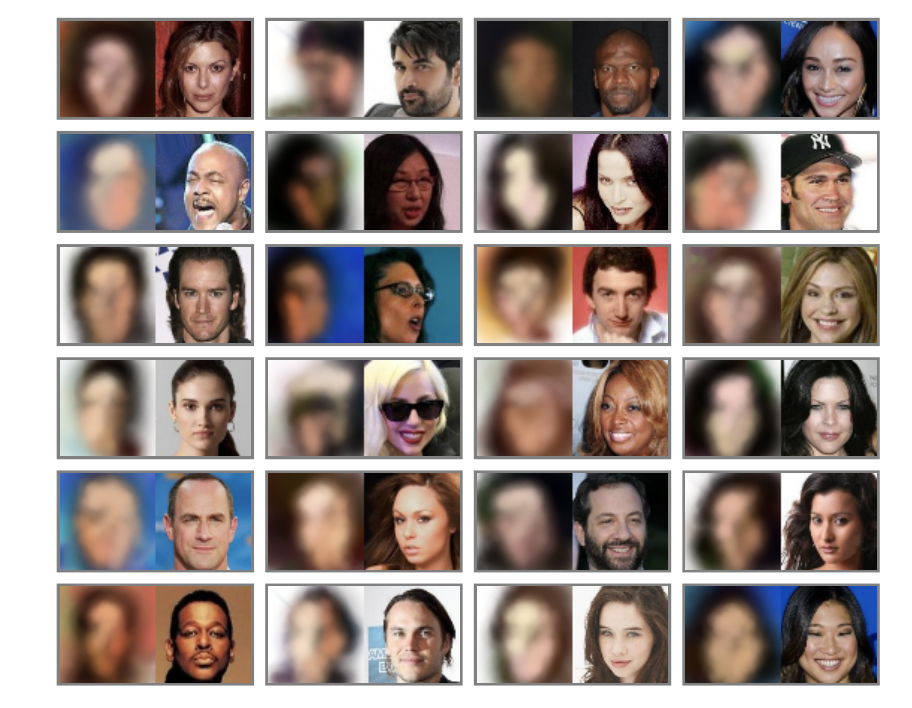
//> input picture ysda/paper-notes/imgs/CELEBA_rec.png, 912 x 708 px
$ ./main ../../../../ysda/paper-notes/imgs/CELEBA_rec.png 2   (built with g++ and OpenCV 4)
//> lines starting //> are read from the running program, lines starting //| are printed output that depends on the picture; after the words box and inside, x2 and y2 are one past the last pixel; in counts of white or black regions, pixels touching at a corner belong together
#include <iostream>
#include <opencv2/highgui/highgui.hpp>
#include <opencv2/imgproc/imgproc.hpp>

using namespace std;
using namespace cv;

int main(int argc, char* argv[])
{
    char* filename = argc >= 2 ? argv[1] : "lena.png";
    double k = argc >= 3 ? atof(argv[2]) : 0.5;

    Mat image = imread(filename);
//> image is the input picture: 708 rows x 912 cols, CV_8UC3; mean B, G, R 137.1, 142.1, 154.7
    if (image.empty())
    {
        cout << "Can't open image: " << filename << endl;
        return 1;
    }

    // convert to gray
    Mat gray_image;
    cvtColor(image, gray_image, CV_BGR2GRAY);
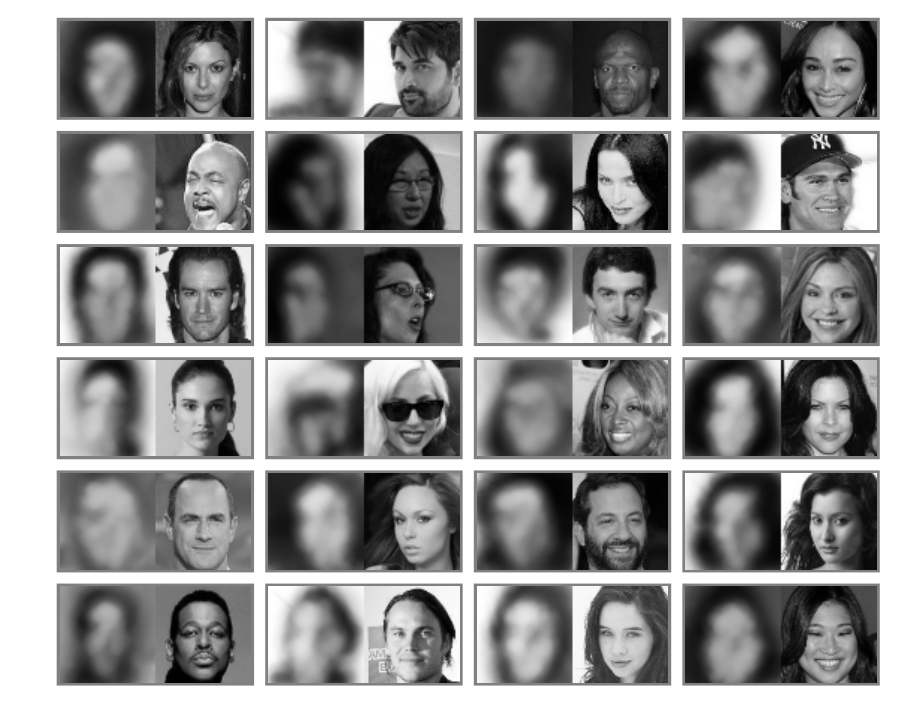
//> gray_image: 708 rows x 912 cols, CV_8UC1; min 0, max 255, mean 145.3

    namedWindow( "Grayscale image", WINDOW_AUTOSIZE );
    imshow( "Grayscale image", gray_image );
    waitKey(0);

    // canny
    Mat edges_image;
    Canny(gray_image, edges_image, 150, 175, 3);
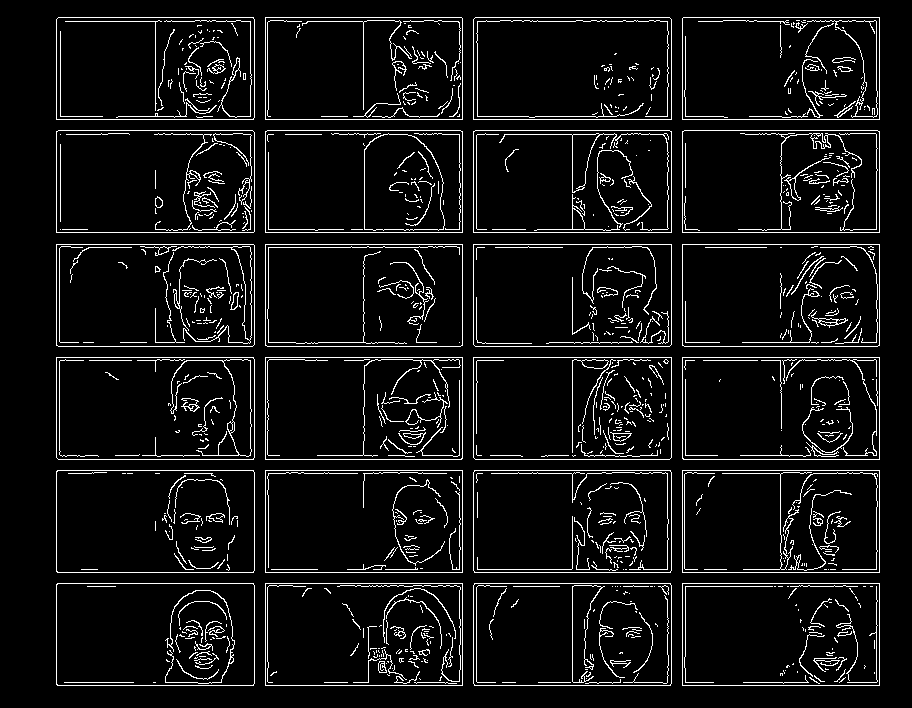
//> edges_image: 708 rows x 912 cols, CV_8UC1; 6.9% white in thin lines or dots, all inside (x1, y1, x2, y2) = (56, 17, 880, 686)
    namedWindow( "After Canny edge detector", WINDOW_AUTOSIZE );
    imshow( "After Canny edge detector", edges_image );
    waitKey(0);

    // invert binary image
    bitwise_not(edges_image, edges_image);

    // calc distance transform
    Mat distance_image;
    distanceTransform(edges_image, distance_image, CV_DIST_L2, 5);
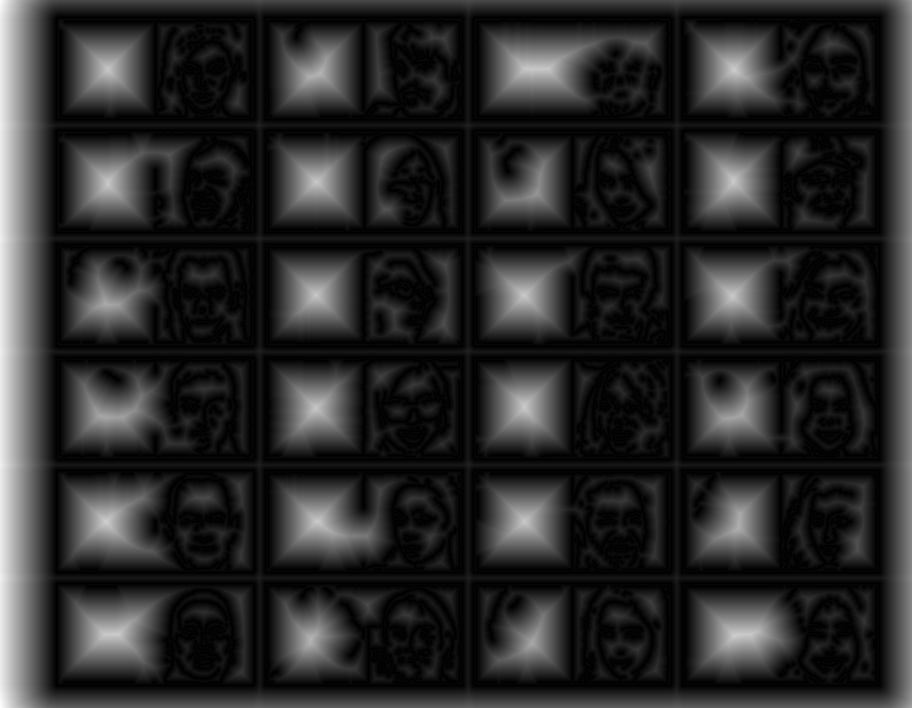
//> distance_image: 708 rows x 912 cols, CV_32FC1; min 0, max 60.53, mean 10; drawn with min black and max white
    distance_image.convertTo(distance_image, CV_32S);
//> distance_image: 708 rows x 912 cols, CV_32SC1

    // calc integral image
    Mat integral_image;
    integral(gray_image, integral_image);
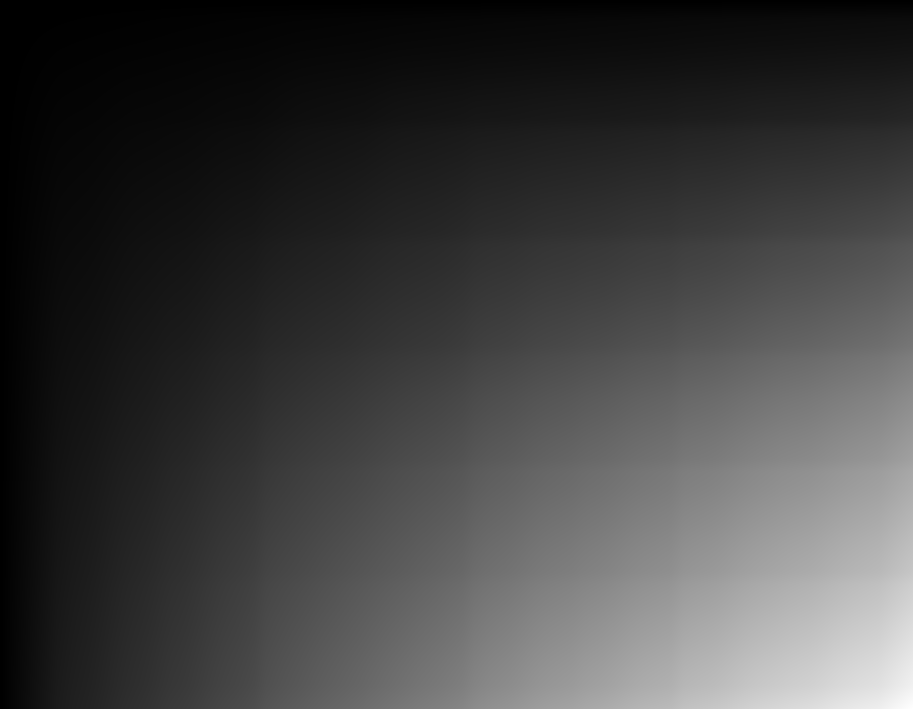
//> integral_image: 709 rows x 913 cols, CV_32SC1; min 0, max 93821088, mean 23588853.9; drawn with min black and max white

    // apply mean filtering
    Mat result(image.size(), CV_8U);
    for (int i=0; i<image.rows; i++)
    {
        for (int j=0; j<image.cols; j++)
        {
            int aperture_size = k*distance_image.at<int>(i,j);
            if (aperture_size == 0)
            {
                result.at<uchar>(i,j) = gray_image.at<uchar>(i,j);
            } else
            {
                int x_left = max(j - aperture_size, 0);
                int x_right = min(j + aperture_size, gray_image.cols);
                int y_up = max(i - aperture_size, 0);
                int y_down = min(i + aperture_size, gray_image.rows);
                int s = integral_image.at<int>(y_up, x_left) + integral_image.at<int>(y_down, x_right) - integral_image.at<int>(y_down, x_left) - integral_image.at<int>(y_up, x_right);
                int new_val = s / ((x_right - x_left)*(y_down - y_up));
                result.at<uchar>(i,j) = new_val;
            }
        }
    }
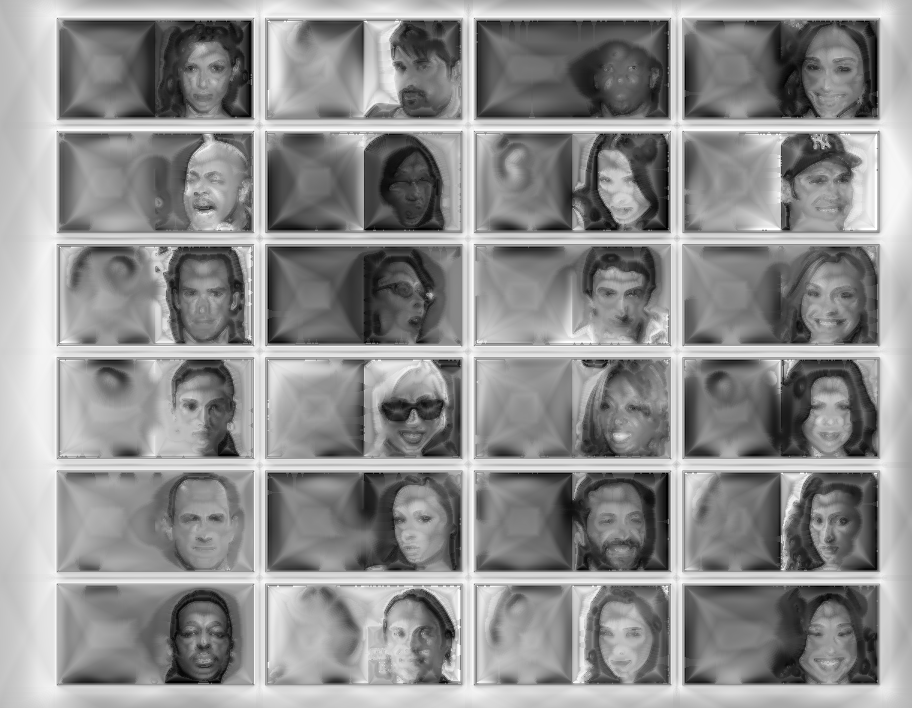
//> result: 708 rows x 912 cols, CV_8UC1; min 0, max 255, mean 143
    namedWindow( "After mean filtering", WINDOW_AUTOSIZE );
    imshow( "After mean filtering", result );
    waitKey(0);
    return 0;
};

$ run again, on ysda/paper-notes/imgs/MNIST_gen.png
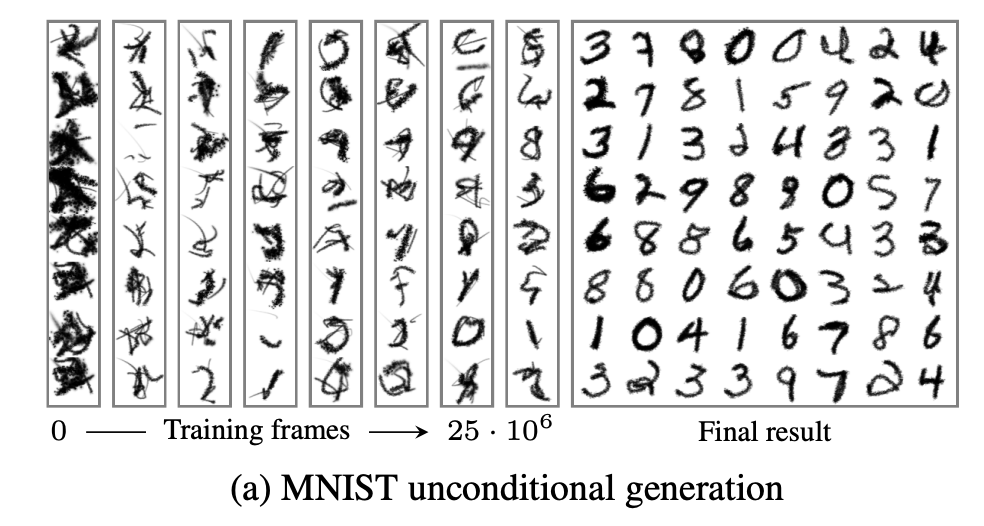
//> input picture ysda/paper-notes/imgs/MNIST_gen.png, 984 x 526 px
//> image is the input picture: 526 rows x 984 cols, CV_8UC3; min 0, max 255, mean 223.1
//> `Canny(gray_image, edges_image, 150, 175, 3);`:
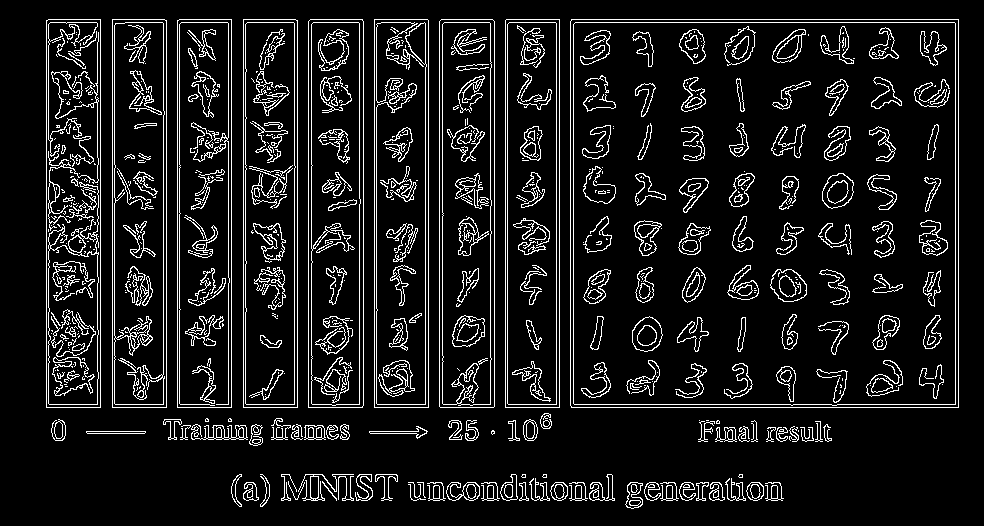
//> edges_image: 526 rows x 984 cols, CV_8UC1; 9.9% white in thin lines or dots, all inside (x1, y1, x2, y2) = (46, 19, 959, 509)
//> after the loop `for (int i=0; i<image.rows; i++)`:
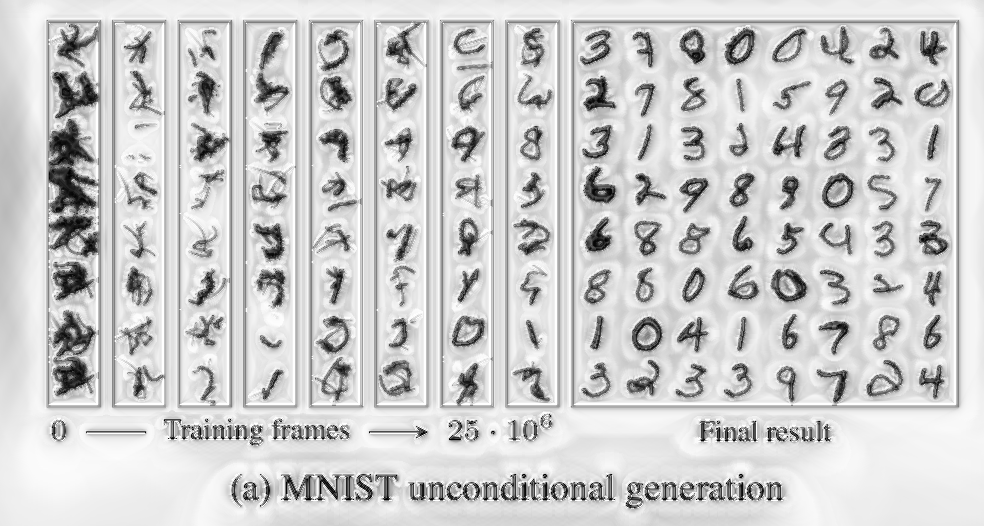
//> result: 526 rows x 984 cols, CV_8UC1; min 0, max 255, mean 204.5

$ run again, on ysda/paper-notes/imgs/MNIST_rec.png
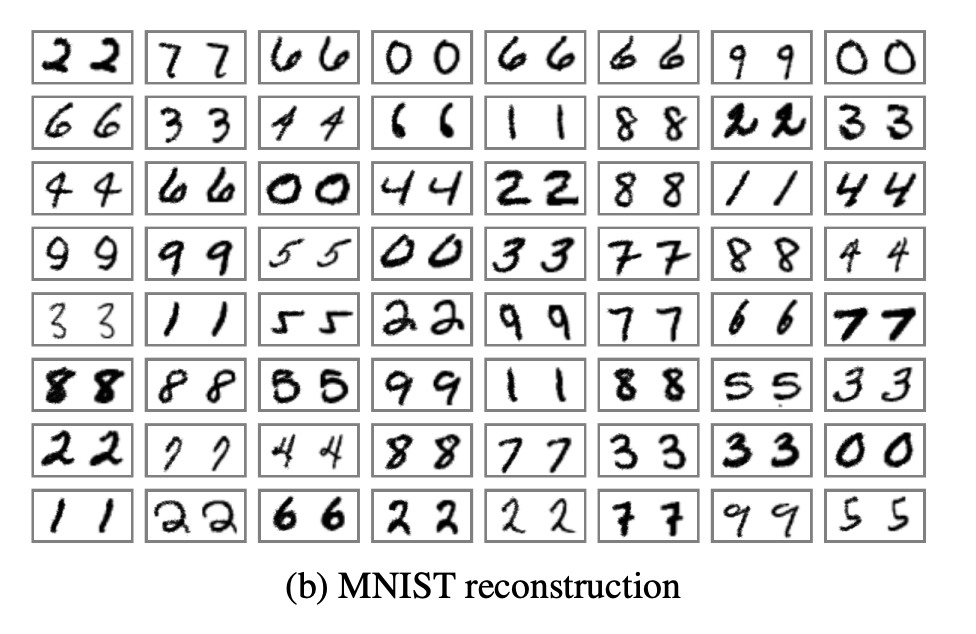
//> input picture ysda/paper-notes/imgs/MNIST_rec.png, 976 x 634 px
//> image is the input picture: 634 rows x 976 cols, CV_8UC3; min 0, max 255, mean 225
//> `Canny(gray_image, edges_image, 150, 175, 3);`:
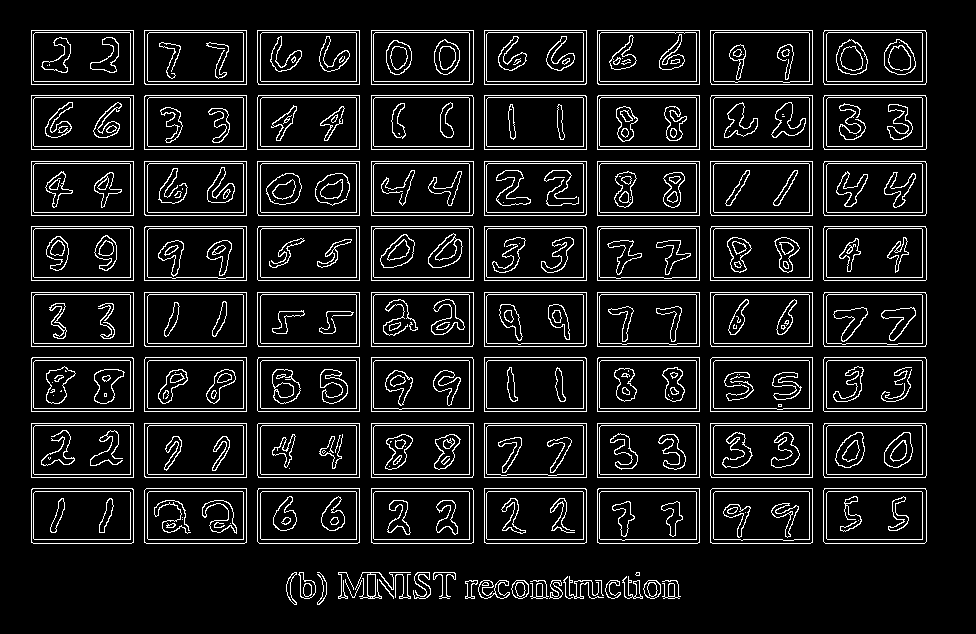
//> edges_image: 634 rows x 976 cols, CV_8UC1; 10% white in thin lines or dots, all inside (x1, y1, x2, y2) = (31, 30, 927, 605)
//> after the loop `for (int i=0; i<image.rows; i++)`:
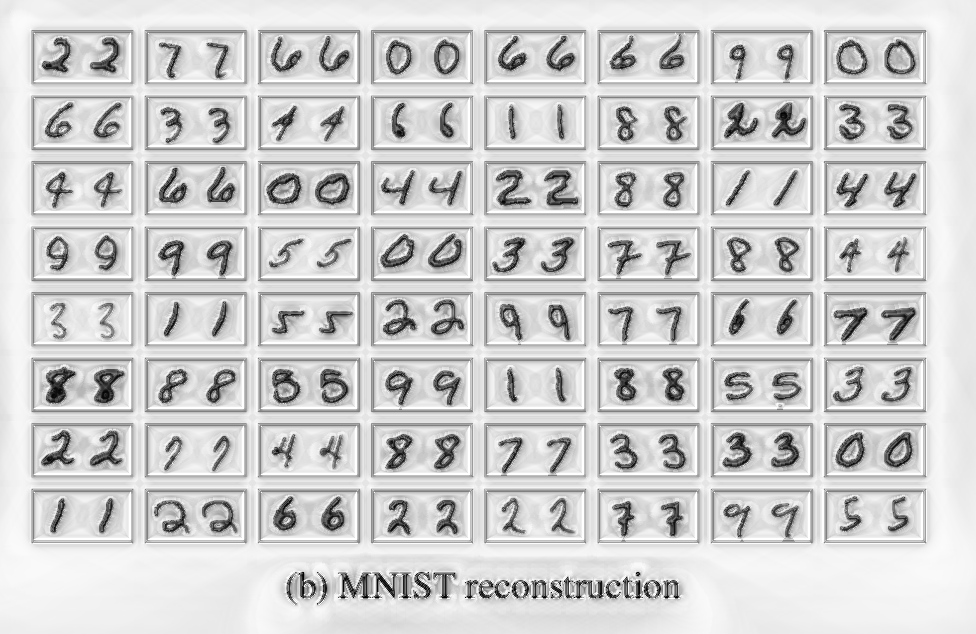
//> result: 634 rows x 976 cols, CV_8UC1; min 0, max 255, mean 206.9

$ run again, on ysda/paper-notes/imgs/MUJOCO_rec.png
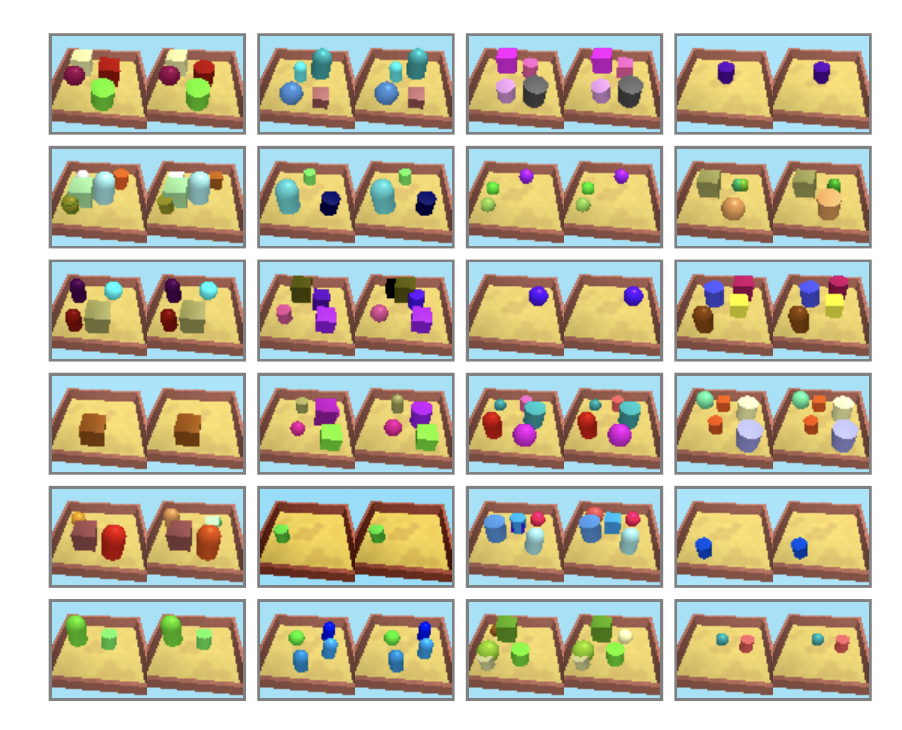
//> input picture ysda/paper-notes/imgs/MUJOCO_rec.png, 902 x 730 px
//> image is the input picture: 730 rows x 902 cols, CV_8UC3; mean B, G, R 166.9, 186.8, 193.1
//> `Canny(gray_image, edges_image, 150, 175, 3);`:
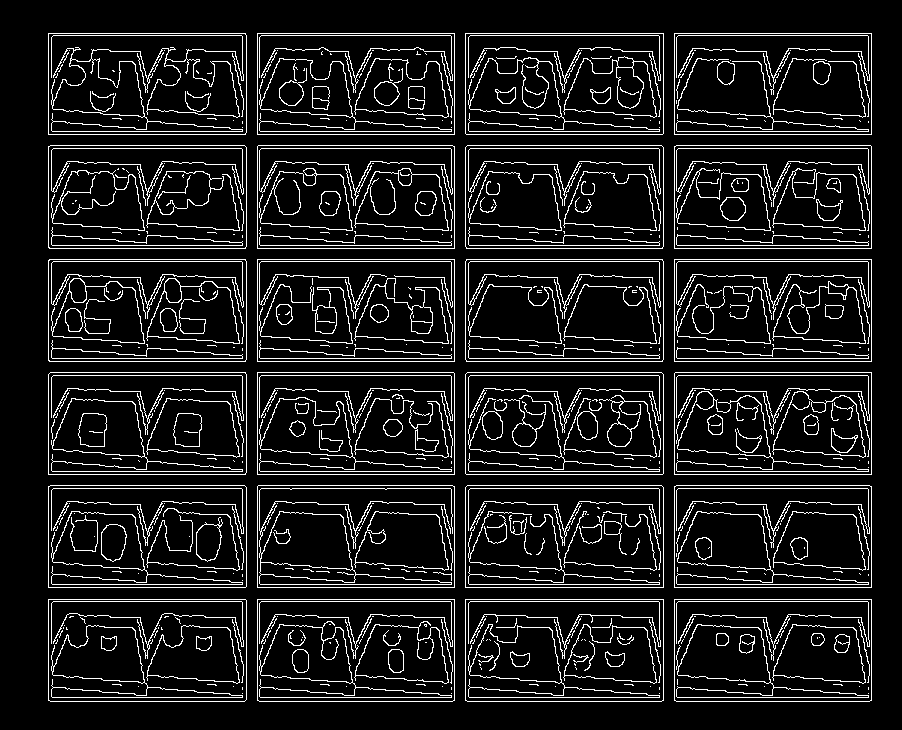
//> edges_image: 730 rows x 902 cols, CV_8UC1; 10.4% white in thin lines or dots, all inside (x1, y1, x2, y2) = (48, 33, 872, 702)
//> after the loop `for (int i=0; i<image.rows; i++)`:
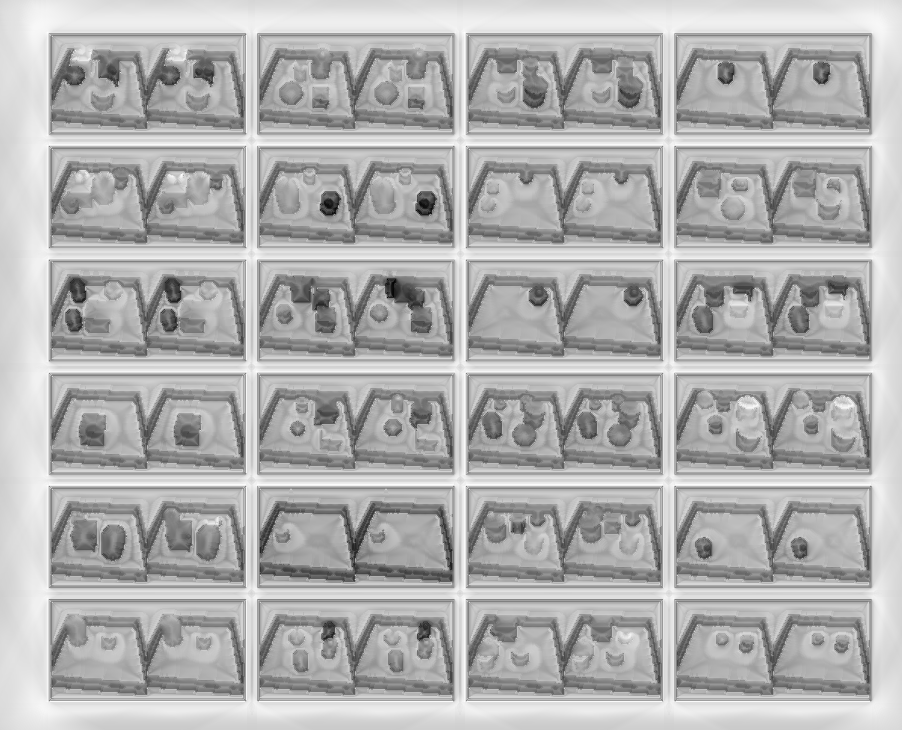
//> result: 730 rows x 902 cols, CV_8UC1; min 2, max 253, mean 175.8
